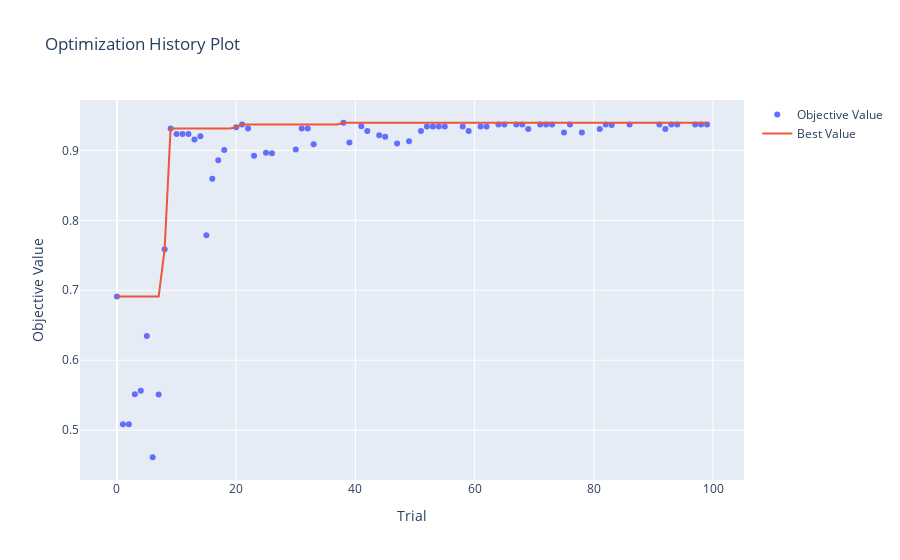
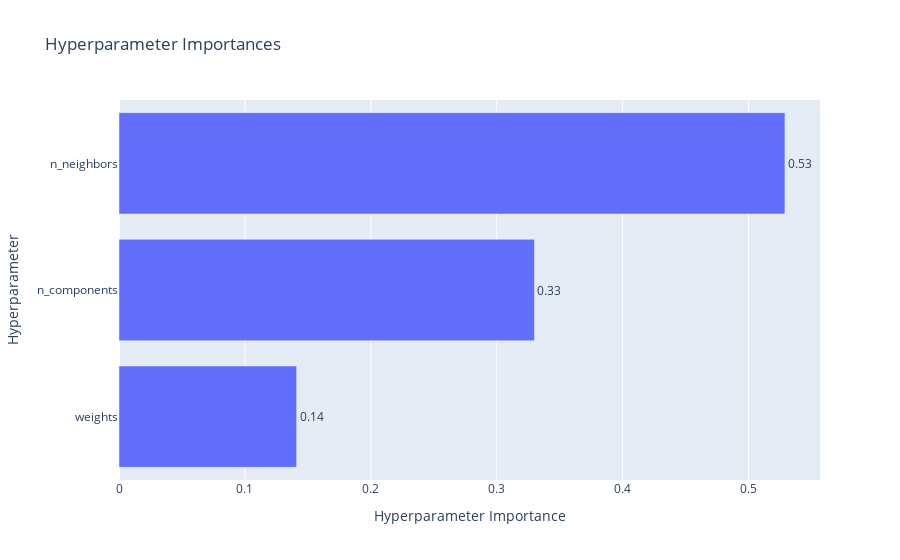
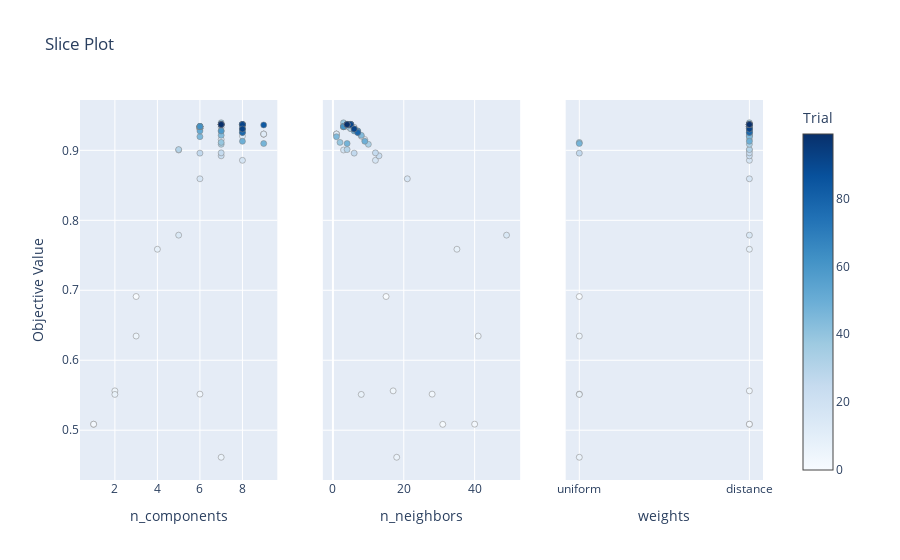

Notebook code cell kept with these figures, in order:
### Code cell
import numpy as np
import joblib  # for saving the model
from sklearn.model_selection import train_test_split
from sklearn.preprocessing import StandardScaler
from sklearn.metrics import accuracy_score
from sklearn.decomposition import KernelPCA, PCA
from sklearn.neighbors import KNeighborsClassifier
import optuna
import optuna.visualization as vis

n = 9

X = np.load('Datasets/kryptonite-%s-X.npy' % (n))
y = np.load('Datasets/kryptonite-%s-y.npy' % (n))

X_train_total, X_test, y_train_total, y_test = train_test_split(X, y, test_size=0.1, random_state=42)  # 10% of all data for final model evaluation

# To hold the best model and accuracy score
best_model = None
best_accuracy = -1

def objective(trial):
    global best_model, best_scaler, best_accuracy, best_pca

    # Shuffle and split data
    X_train, X_val, y_train, y_val = train_test_split(X_train_total, y_train_total, test_size=0.8, random_state=42)

    scaler = StandardScaler()
    X_train_scaled = scaler.fit_transform(X_train)
    X_val_scaled = scaler.transform(X_val)

    pca = PCA(n_components=trial.suggest_int('n_components', 1, X_train_scaled.shape[1]))
    X_train_scaled = pca.fit_transform(X_train_scaled)
    X_val_scaled = pca.transform(X_val_scaled)

    # KNN Classifier parameters
    classifier = KNeighborsClassifier(
        n_neighbors=trial.suggest_int('n_neighbors', 1, 50),
        weights=trial.suggest_categorical('weights', ['uniform', 'distance']),
        n_jobs=-1
    )

    # Train the classifier
    classifier.fit(X_train_scaled, y_train)

    # Evaluate on the validation set
    y_val_pred = classifier.predict(X_val_scaled)
    val_accuracy = accuracy_score(y_val, y_val_pred)

    # Report validation accuracy for pruning
    trial.report(val_accuracy, step=0)

    # Check if the trial should be pruned
    if trial.should_prune():
        raise optuna.TrialPruned()

    # If this is the best model so far, save it
    if val_accuracy > best_accuracy:
        best_accuracy = val_accuracy
        best_model = classifier  # Update the best model
        best_scaler = scaler
        best_pca = pca
        # Save the best model
        joblib.dump(best_model, 'best_knn_model.joblib')
        print(f"New best model saved with accuracy: {best_accuracy:.4f}")

    return val_accuracy

# Create a study object with a pruner
pruner = optuna.pruners.MedianPruner(n_startup_trials=10)
study = optuna.create_study(direction="maximize", pruner=pruner)

# Optimize the objective function
study.optimize(objective, n_trials=100)

print("Best hyperparameters:", study.best_params)
print("Best value:", study.best_value)
print("Best model saved as 'best_knn_model.joblib'.")

# Optional: Visualize optimization results
vis.plot_optimization_history(study).show()
vis.plot_param_importances(study).show()
vis.plot_slice(study).show()

# Evaluate on the validation set
X_test_scaled = best_scaler.transform(X_test)
X_test_scaled = best_pca.transform(X_test_scaled)
y_test_pred = best_model.predict(X_test_scaled)
val_accuracy = accuracy_score(y_test, y_test_pred)

### Figure 1 — Plotly figure (JSON) as saved in the notebook; plotly's stock layout.template omitted (floating-point values rounded to 4 significant figures)
{"data": [{"mode": "markers", "name": "Objective Value", "type": "scatter", "x": [0, 1, 2, 3, 4, 5, 6, 7, 8, 9, 10, 11, 12, 13, 14, 15, 16, 17, 18, 20, 21, 22, 23, 25, 26, 30, 31, 32, 33, 38, 39, 41, 42, 44, 45, 47, 49, 51, 52, 53, 54, 55, 58, 59, 61, 62, 64, 65, 67, 68, 69, 71, 72, 73, 75, 76, 78, 81, 82, 83, 86, 91, 92, 93, 94, 97, 98, 99], "y": [0.691, 0.5084, 0.5086, 0.5515, 0.5563, 0.6346, 0.4613, 0.5512, 0.7586, 0.9313, 0.9232, 0.9232, 0.9232, 0.9155, 0.9202, 0.7788, 0.8593, 0.8857, 0.9005, 0.933, 0.937, 0.9313, 0.8921, 0.8964, 0.896, 0.9011, 0.9313, 0.9313, 0.9086, 0.9394, 0.9113, 0.9343, 0.9277, 0.9215, 0.9195, 0.9097, 0.9129, 0.9277, 0.934, 0.934, 0.934, 0.934, 0.934, 0.9277, 0.934, 0.934, 0.9369, 0.937, 0.9368, 0.9368, 0.9306, 0.9368, 0.9368, 0.9368, 0.9255, 0.9368, 0.9255, 0.9306, 0.9368, 0.9363, 0.9369, 0.9368, 0.9306, 0.9369, 0.9369, 0.9369, 0.9369, 0.9369]}, {"mode": "lines", "name": "Best Value", "type": "scatter", "x": [0, 1, 2, 3, 4, 5, 6, 7, 8, 9, 10, 11, 12, 13, 14, 15, 16, 17, 18, 19, 20, 21, 22, 23, 24, 25, 26, 27, 28, 29, 30, 31, 32, 33, 34, 35, 36, 37, 38, 39, 40, 41, 42, 43, 44, 45, 46, 47, 48, 49, 50, 51, 52, 53, 54, 55, 56, 57, 58, 59, 60, 61, 62, 63, 64, 65, 66, 67, 68, 69, 70, 71, 72, 73, 74, 75, 76, 77, 78, 79, 80, 81, 82, 83, 84, 85, 86, 87, 88, 89, 90, 91, 92, 93, 94, 95, 96, 97, 98, 99], "y": [0.691, 0.691, 0.691, 0.691, 0.691, 0.691, 0.691, 0.691, 0.7586, 0.9313, 0.9313, 0.9313, 0.9313, 0.9313, 0.9313, 0.9313, 0.9313, 0.9313, 0.9313, 0.9313, 0.933, 0.937, 0.937, 0.937, 0.937, 0.937, 0.937, 0.937, 0.937, 0.937, 0.937, 0.937, 0.937, 0.937, 0.937, 0.937, 0.937, 0.937, 0.9394, 0.9394, 0.9394, 0.9394, 0.9394, 0.9394, 0.9394, 0.9394, 0.9394, 0.9394, 0.9394, 0.9394, 0.9394, 0.9394, 0.9394, 0.9394, 0.9394, 0.9394, 0.9394, 0.9394, 0.9394, 0.9394, 0.9394, 0.9394, 0.9394, 0.9394, 0.9394, 0.9394, 0.9394, 0.9394, 0.9394, 0.9394, 0.9394, 0.9394, 0.9394, 0.9394, 0.9394, 0.9394, 0.9394, 0.9394, 0.9394, 0.9394, 0.9394, 0.9394, 0.9394, 0.9394, 0.9394, 0.9394, 0.9394, 0.9394, 0.9394, 0.9394, 0.9394, 0.9394, 0.9394, 0.9394, 0.9394, 0.9394, 0.9394, 0.9394, 0.9394, 0.9394]}, {"marker": {"color": "#cccccc"}, "mode": "markers", "name": "Infeasible Trial", "showlegend": false, "type": "scatter", "x": [], "y": []}], "layout": {"title": {"text": "Optimization History Plot"}, "xaxis": {"title": {"text": "Trial"}}, "yaxis": {"title": {"text": "Objective Value"}}}}

### Figure 2 — Plotly figure (JSON) as saved in the notebook; plotly's stock layout.template omitted (floating-point values rounded to 4 significant figures)
{"data": [{"cliponaxis": false, "hovertemplate": ["weights (CategoricalDistribution): 0.14110109922411757<extra></extra>", "n_components (IntDistribution): 0.32996988248105985<extra></extra>", "n_neighbors (IntDistribution): 0.5289290182948226<extra></extra>"], "name": "Objective Value", "orientation": "h", "text": ["0.14", "0.33", "0.53"], "textposition": "outside", "type": "bar", "x": [0.1411, 0.33, 0.5289], "y": ["weights", "n_components", "n_neighbors"]}], "layout": {"title": {"text": "Hyperparameter Importances"}, "xaxis": {"title": {"text": "Hyperparameter Importance"}}, "yaxis": {"title": {"text": "Hyperparameter"}}}}

### Figure 3 — Plotly figure (JSON) as saved in the notebook; plotly's stock layout.template omitted (floating-point values rounded to 4 significant figures)
{"data": [{"marker": {"color": [0, 1, 2, 3, 4, 5, 6, 7, 8, 9, 10, 11, 12, 13, 14, 15, 16, 17, 18, 20, 21, 22, 23, 25, 26, 30, 31, 32, 33, 38, 39, 41, 42, 44, 45, 47, 49, 51, 52, 53, 54, 55, 58, 59, 61, 62, 64, 65, 67, 68, 69, 71, 72, 73, 75, 76, 78, 81, 82, 83, 86, 91, 92, 93, 94, 97, 98, 99], "colorbar": {"title": {"text": "Trial"}, "x": 1, "xpad": 40}, "colorscale": [[0, "rgb(247,251,255)"], [0.125, "rgb(222,235,247)"], [0.25, "rgb(198,219,239)"], [0.375, "rgb(158,202,225)"], [0.5, "rgb(107,174,214)"], [0.625, "rgb(66,146,198)"], [0.75, "rgb(33,113,181)"], [0.875, "rgb(8,81,156)"], [1, "rgb(8,48,107)"]], "line": {"color": "Grey", "width": 0.5}, "showscale": true}, "mode": "markers", "name": "Feasible Trial", "showlegend": false, "type": "scatter", "x": [3, 1, 1, 6, 2, 3, 7, 2, 4, 6, 9, 9, 9, 7, 8, 5, 6, 8, 5, 7, 7, 6, 7, 7, 6, 5, 6, 6, 7, 7, 7, 6, 7, 7, 6, 9, 8, 6, 6, 6, 6, 6, 6, 7, 6, 6, 7, 7, 8, 8, 8, 8, 8, 8, 8, 8, 8, 8, 8, 9, 8, 8, 8, 7, 7, 7, 7, 7], "xaxis": "x", "y": [0.691, 0.5084, 0.5086, 0.5515, 0.5563, 0.6346, 0.4613, 0.5512, 0.7586, 0.9313, 0.9232, 0.9232, 0.9232, 0.9155, 0.9202, 0.7788, 0.8593, 0.8857, 0.9005, 0.933, 0.937, 0.9313, 0.8921, 0.8964, 0.896, 0.9011, 0.9313, 0.9313, 0.9086, 0.9394, 0.9113, 0.9343, 0.9277, 0.9215, 0.9195, 0.9097, 0.9129, 0.9277, 0.934, 0.934, 0.934, 0.934, 0.934, 0.9277, 0.934, 0.934, 0.9369, 0.937, 0.9368, 0.9368, 0.9306, 0.9368, 0.9368, 0.9368, 0.9255, 0.9368, 0.9255, 0.9306, 0.9368, 0.9363, 0.9369, 0.9368, 0.9306, 0.9369, 0.9369, 0.9369, 0.9369, 0.9369], "yaxis": "y"}, {"marker": {"color": [0, 1, 2, 3, 4, 5, 6, 7, 8, 9, 10, 11, 12, 13, 14, 15, 16, 17, 18, 20, 21, 22, 23, 25, 26, 30, 31, 32, 33, 38, 39, 41, 42, 44, 45, 47, 49, 51, 52, 53, 54, 55, 58, 59, 61, 62, 64, 65, 67, 68, 69, 71, 72, 73, 75, 76, 78, 81, 82, 83, 86, 91, 92, 93, 94, 97, 98, 99], "colorbar": {"title": {"text": "Trial"}, "x": 1, "xpad": 40}, "colorscale": [[0, "rgb(247,251,255)"], [0.125, "rgb(222,235,247)"], [0.25, "rgb(198,219,239)"], [0.375, "rgb(158,202,225)"], [0.5, "rgb(107,174,214)"], [0.625, "rgb(66,146,198)"], [0.75, "rgb(33,113,181)"], [0.875, "rgb(8,81,156)"], [1, "rgb(8,48,107)"]], "line": {"color": "Grey", "width": 0.5}, "showscale": false}, "mode": "markers", "name": "Feasible Trial", "showlegend": false, "type": "scatter", "x": [15, 31, 40, 28, 17, 41, 18, 8, 35, 5, 1, 1, 1, 9, 8, 49, 21, 12, 3, 6, 5, 5, 13, 12, 6, 4, 5, 5, 10, 3, 2, 4, 7, 8, 1, 4, 9, 6, 3, 3, 3, 3, 3, 7, 3, 3, 4, 5, 5, 5, 6, 5, 5, 5, 7, 5, 7, 6, 5, 5, 4, 5, 6, 4, 4, 4, 4, 4], "xaxis": "x2", "y": [0.691, 0.5084, 0.5086, 0.5515, 0.5563, 0.6346, 0.4613, 0.5512, 0.7586, 0.9313, 0.9232, 0.9232, 0.9232, 0.9155, 0.9202, 0.7788, 0.8593, 0.8857, 0.9005, 0.933, 0.937, 0.9313, 0.8921, 0.8964, 0.896, 0.9011, 0.9313, 0.9313, 0.9086, 0.9394, 0.9113, 0.9343, 0.9277, 0.9215, 0.9195, 0.9097, 0.9129, 0.9277, 0.934, 0.934, 0.934, 0.934, 0.934, 0.9277, 0.934, 0.934, 0.9369, 0.937, 0.9368, 0.9368, 0.9306, 0.9368, 0.9368, 0.9368, 0.9255, 0.9368, 0.9255, 0.9306, 0.9368, 0.9363, 0.9369, 0.9368, 0.9306, 0.9369, 0.9369, 0.9369, 0.9369, 0.9369], "yaxis": "y2"}, {"marker": {"color": [0, 1, 2, 3, 4, 5, 6, 7, 8, 9, 10, 11, 12, 13, 14, 15, 16, 17, 18, 20, 21, 22, 23, 25, 26, 30, 31, 32, 33, 38, 39, 41, 42, 44, 45, 47, 49, 51, 52, 53, 54, 55, 58, 59, 61, 62, 64, 65, 67, 68, 69, 71, 72, 73, 75, 76, 78, 81, 82, 83, 86, 91, 92, 93, 94, 97, 98, 99], "colorbar": {"title": {"text": "Trial"}, "x": 1, "xpad": 40}, "colorscale": [[0, "rgb(247,251,255)"], [0.125, "rgb(222,235,247)"], [0.25, "rgb(198,219,239)"], [0.375, "rgb(158,202,225)"], [0.5, "rgb(107,174,214)"], [0.625, "rgb(66,146,198)"], [0.75, "rgb(33,113,181)"], [0.875, "rgb(8,81,156)"], [1, "rgb(8,48,107)"]], "line": {"color": "Grey", "width": 0.5}, "showscale": false}, "mode": "markers", "name": "Feasible Trial", "showlegend": false, "type": "scatter", "x": ["uniform", "distance", "distance", "uniform", "distance", "uniform", "uniform", "uniform", "distance", "distance", "distance", "distance", "distance", "distance", "distance", "distance", "distance", "distance", "distance", "distance", "distance", "distance", "distance", "distance", "uniform", "distance", "distance", "distance", "distance", "distance", "uniform", "distance", "distance", "distance", "distance", "uniform", "distance", "distance", "distance", "distance", "distance", "distance", "distance", "distance", "distance", "distance", "distance", "distance", "distance", "distance", "distance", "distance", "distance", "distance", "distance", "distance", "distance", "distance", "distance", "distance", "distance", "distance", "distance", "distance", "distance", "distance", "distance", "distance"], "xaxis": "x3", "y": [0.691, 0.5084, 0.5086, 0.5515, 0.5563, 0.6346, 0.4613, 0.5512, 0.7586, 0.9313, 0.9232, 0.9232, 0.9232, 0.9155, 0.9202, 0.7788, 0.8593, 0.8857, 0.9005, 0.933, 0.937, 0.9313, 0.8921, 0.8964, 0.896, 0.9011, 0.9313, 0.9313, 0.9086, 0.9394, 0.9113, 0.9343, 0.9277, 0.9215, 0.9195, 0.9097, 0.9129, 0.9277, 0.934, 0.934, 0.934, 0.934, 0.934, 0.9277, 0.934, 0.934, 0.9369, 0.937, 0.9368, 0.9368, 0.9306, 0.9368, 0.9368, 0.9368, 0.9255, 0.9368, 0.9255, 0.9306, 0.9368, 0.9363, 0.9369, 0.9368, 0.9306, 0.9369, 0.9369, 0.9369, 0.9369, 0.9369], "yaxis": "y3"}], "layout": {"title": {"text": "Slice Plot"}, "xaxis": {"anchor": "y", "domain": [0, 0.2889], "title": {"text": "n_components"}}, "xaxis2": {"anchor": "y2", "domain": [0.3556, 0.6444], "title": {"text": "n_neighbors"}}, "xaxis3": {"anchor": "y3", "categoryarray": ["uniform", "distance"], "categoryorder": "array", "domain": [0.7111, 1], "title": {"text": "weights"}, "type": "category"}, "yaxis": {"anchor": "x", "domain": [0, 1], "title": {"text": "Objective Value"}}, "yaxis2": {"anchor": "x2", "domain": [0, 1], "matches": "y", "showticklabels": false}, "yaxis3": {"anchor": "x3", "domain": [0, 1], "matches": "y", "showticklabels": false}}}
